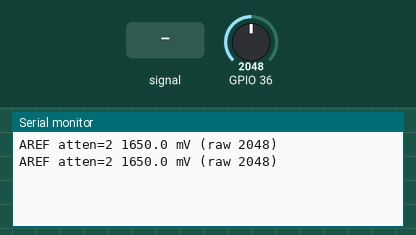
Simulated run of this sketch. Board: ESP32. Parts: the last lines printed to the serial monitor. The inputs (shaded band) are chosen by the test bench; at power-on: GPIO 36 = 2048.

Above: at 1.2 s.
1.3 s: GPIO 36 fed a 200 Hz sine of ±327 counts around its level
At 2.3 s:
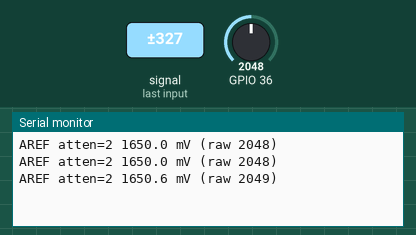
2.8 s: GPIO 36 set to 2866
At 3.7 s:
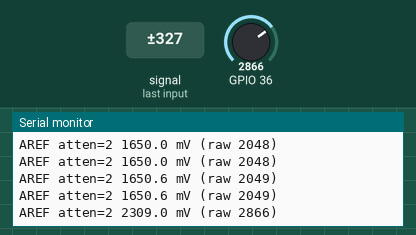
4.3 s: GPIO 36 set to 3603
At 5.2 s:
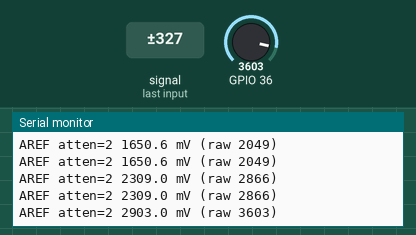
Timing chart, 0 to 7.3 s (numbered marks = the images above; inputs shaded):
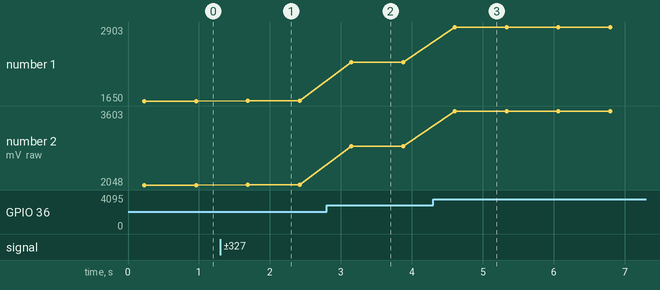

Measured:
- after the input at 1.3 s, the serial monitor: prints a new line after 0.39 s (image 1)
- after the input at 2.8 s, the serial monitor: prints a new line after 0.35 s (image 2)
- after the input at 4.3 s, the serial monitor: prints a new line after 0.31 s (image 3)
- plotted number 1: 1650 → 1650.6 after the input at 1.3 s, 1650.6 → 2309 after the input at 2.8 s, 2309 → 2903 after the input at 4.3 s
- plotted number 2: 2048 → 2049 after the input at 1.3 s, 2049 → 2866 after the input at 2.8 s, 2866 → 3603 after the input at 4.3 s

The sketch:

aref_reader.ino
```cpp
// Calibration helper for method 1: reads the Arduino Uno's AREF pin (the Uno's internal ~1.1 V
// reference while uno_daq runs) with the ESP32's eFuse-calibrated ADC.
// Wiring: Uno AREF -> LilyGO GPIO36 (VP); Uno GND -> LilyGO GND.
// One attenuation per build (ATTEN): this core keeps the calibration of the first attenuation a
// pin was read with, so switching at runtime converts with the wrong curve.
#ifndef ATTEN
#define ATTEN ADC_6db        // ~150-1750 mV: 1.1 V sits mid-range
#endif
void setup() {
  Serial.begin(115200);
  analogSetPinAttenuation(36, ATTEN);
}
void loop() {
  uint32_t sum = 0, raw = 0;
  for (int i = 0; i < 1024; ++i) { sum += analogReadMilliVolts(36); raw += analogRead(36); }
  Serial.printf("AREF atten=%d %.1f mV (raw %.0f)\n", (int)ATTEN, sum / 1024.0, raw / 1024.0);
  delay(500);
}
```
